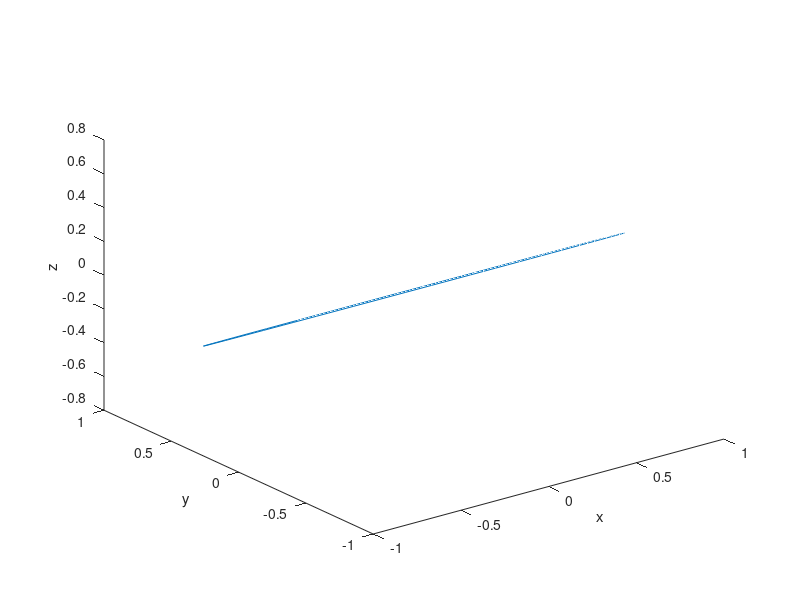
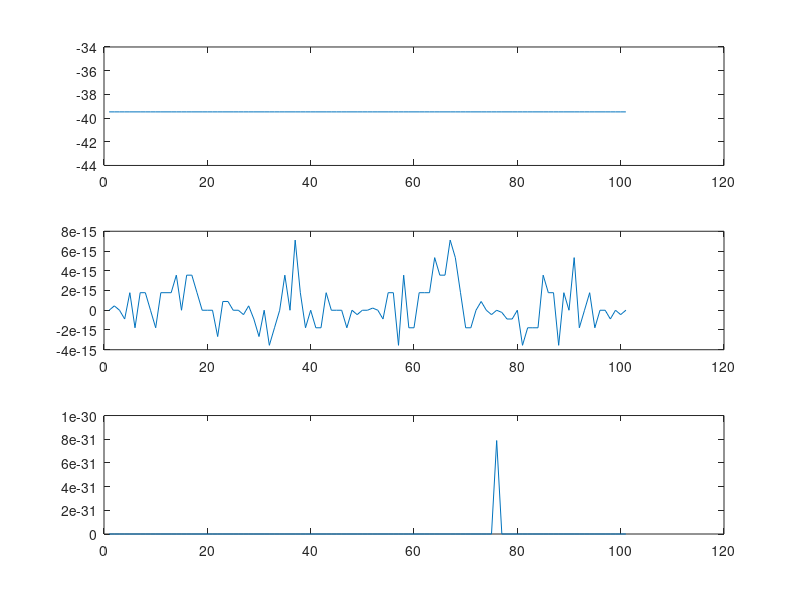

Source code (MATLAB) for these figures, in order: (Note: this script raises an error after producing the figures.)
close all
clear all
R = 1;

beta = 30*pi/180;
t = 0:0.01:1;
omega = 2*pi;

delta = omega*t;

alpha = 90*pi/180;

xc = R*cos(delta);
yc = R*sin(delta);
zc = zeros(size(delta));

Rbeta = [cos(beta) 0 sin(beta);
         0 1 0;
         -sin(beta) 0 cos(beta)];
X1 = Rbeta*[xc;yc;zc];
x1 = X1(1,:);
y1 = X1(2,:);
z1 = X1(3,:);

Ralpha = [cos(alpha) -sin(alpha) 0;
          sin(alpha) cos(alpha) 0;
          0 0 1];

X = Ralpha*[x1;y1;z1];

x = X(1,:);
y = X(2,:);
z = X(3,:);

figure
plot3(x,y,z)
xlabel('x')
ylabel('y')
zlabel('z')
rIMU = 0;
pIMU = 0;
yIMU = 0;
aIMU =[- (R.*omega.^2.*sin(omega.*t).*cos(alpha) + R.*omega.^2.*cos(omega.*t).*cos(beta).*sin(alpha)).*(sin(omega.*t).*cos(alpha) + cos(omega.*t).*cos(beta).*sin(alpha)) - (R.*omega.^2.*sin(omega.*t).*sin(alpha) - R.*omega.^2.*cos(omega.*t).*cos(alpha).*cos(beta)).*(sin(omega.*t).*sin(alpha) - cos(omega.*t).*cos(alpha).*cos(beta)) - R.*omega.^2.*cos(omega.*t).^2.*sin(beta).^2;
 R.*omega.^2.*cos(omega.*t).*sin(omega.*t).*sin(beta).^2 - (R.*omega.^2.*sin(omega.*t).*sin(alpha) - R.*omega.^2.*cos(omega.*t).*cos(alpha).*cos(beta)).*(cos(omega.*t).*sin(alpha) + sin(omega.*t).*cos(alpha).*cos(beta)) - (R.*omega.^2.*sin(omega.*t).*cos(alpha) + R.*omega.^2.*cos(omega.*t).*cos(beta).*sin(alpha)).*(cos(omega.*t).*cos(alpha) - sin(omega.*t).*cos(beta).*sin(alpha));
                                                                                        sin(alpha).*sin(beta).*(R.*omega.^2.*sin(omega.*t).*cos(alpha) + R.*omega.^2.*cos(omega.*t).*cos(beta).*sin(alpha)) - cos(alpha).*sin(beta).*(R.*omega.^2.*sin(omega.*t).*sin(alpha) - R.*omega.^2.*cos(omega.*t).*cos(alpha).*cos(beta)) - R.*omega.^2.*cos(omega.*t).*cos(beta).*sin(beta)];
																																												 

figure
subplot(311)
plot(aIMU(1,:))
subplot(312)
plot(aIMU(2,:))
subplot(313)
plot(aIMU(3,:))

%%
clear all
syms alpha beta R omega t real
syms delt(t)

delta = delt+alpha;
Rdelta = [cos(delta) -sin(delta) 0;
          sin(delta) cos(delta) 0;
          0 0 1];

Xc = Rdelta*[R;0;0];

xc = Xc(1);
yc = Xc(2);
zc = Xc(3);

Rbeta = [cos(beta) 0 sin(beta);
         0 1 0;
         -sin(beta) 0 cos(beta)];

X = Rbeta*Xc;

a = diff(diff(X,t),t);


syms rIMU pIMU yIMU real;
Ry = [cos(yIMU) -sin(yIMU) 0;
      sin(yIMU) cos(yIMU) 0;
      0 0 1];
Rp = [cos(pIMU) 0 sin(pIMU);
      0 1 0;
      -sin(pIMU) 0 cos(pIMU)];
Rr = [1 0 0;
      0 cos(rIMU) -sin(rIMU);
      0 sin(rIMU) cos(rIMU)];
syms omega real;
Rimu = Ry*Rp*Rr;
wx = 0;
wy = 0;
wz = omega;

w = Rbeta*Rdelta*[wx;wy;wz];
syms g real;
G = [0;0;g];
aIMU = Rdelta'*Rbeta'*(a+G);
wIMU = Rdelta'*Rbeta'*w;

aIMU = simplify(aIMU);
wIMU = simplify(wIMU);

aIMU = Rimu*aIMU;
wIMU = Rimu*wIMU;


%%
%Create some data
clear all
alpha = 10*pi/180;
beta = 1*pi/180;
t = 0:1/800:10;
omega = 2*pi;
g = 9.81;
R = 1;

rIMU = 0.5;
pIMU = 0.5;
yIMU = 0.5;

delta_t = omega*t;

aIMU = zeros(numel(delta_t),3);
wIMU = zeros(numel(delta_t),3);

for i=1:numel(delta_t)
    delta = delta_t(i);
    aIMU(i,1) = g*cos(beta)*(sin(rIMU)*sin(yIMU) + cos(rIMU)*cos(yIMU)*sin(pIMU)) - cos(pIMU)*cos(yIMU)*(R*omega^2 + g*cos(alpha + delta)*sin(beta)) - g*sin(alpha + delta)*sin(beta)*(cos(rIMU)*sin(yIMU) - cos(yIMU)*sin(pIMU)*sin(rIMU));
    aIMU(i,2) = g*sin(alpha + delta)*sin(beta)*(cos(rIMU)*cos(yIMU) + sin(pIMU)*sin(rIMU)*sin(yIMU)) - g*cos(beta)*(cos(yIMU)*sin(rIMU) - cos(rIMU)*sin(pIMU)*sin(yIMU)) - cos(pIMU)*sin(yIMU)*(R*omega^2 + g*cos(alpha + delta)*sin(beta));
    aIMU(i,3) = sin(pIMU)*(R*omega^2 + g*cos(alpha + delta)*sin(beta)) + g*cos(beta)*cos(pIMU)*cos(rIMU) + g*sin(alpha + delta)*cos(pIMU)*sin(beta)*sin(rIMU);
    wIMU(i,1) = omega*(sin(rIMU)*sin(yIMU) + cos(rIMU)*cos(yIMU)*sin(pIMU));
    wIMU(i,2) =  -omega*(cos(yIMU)*sin(rIMU) - cos(rIMU)*sin(pIMU)*sin(yIMU));
    wIMU(i,3) = omega*cos(pIMU)*cos(rIMU);
end

dlmwrite('aIMU.dat',aIMU+0.05*randn(size(aIMU)),'delimiter',' ','precision',10)
dlmwrite('wIMU.dat',wIMU+0.005*randn(size(wIMU)),'delimiter',' ','precision',10)
dlmwrite('delta.dat',delta_t','delimiter',' ','precision',10)

